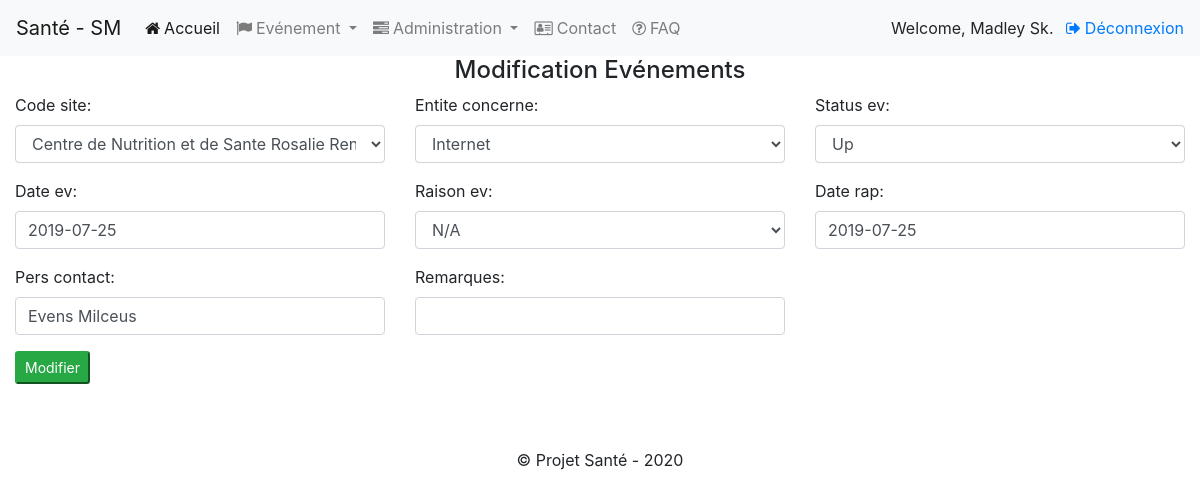
Page /edit_event/2071 (signed in) on the committed database.
### smonitoring/models.py (models this page shows, shortened)
class Evenement(models.Model):
	code_site = models.ForeignKey(Site, on_delete= models.CASCADE, related_name="site")
	entite_concerne = models.CharField(max_length=100, choices= [('internet','Internet'),('isante','Isante Server'),('fingerprint','Fingerprint Server')]) # internet, isante or fingerprint
	status_ev = models.CharField(max_length=10, choices= EL_CHOICES) # up, down, none
	raison_ev = models.ForeignKey(RaisonsEvenement, on_delete=models.CASCADE, related_name="raison")
	date_ev = models.DateField(default=timezone.now)
	date_rap = models.DateField(default=timezone.now)
	date_entree = models.DateTimeField(default=timezone.now)
	pers_contact = models.CharField(max_length=100, default=None, blank=True,null=True)
	remarques = models.CharField(max_length=100, default=None, blank=True,null=True)
	nom_utilisateur = models.CharField(max_length=50)

### smonitoring/views.py (the view)
# urls.py: path("edit_event/<int:id_event>",views.edit_event,name="edit_event"),
@login_required
def edit_event(request,id_event):
	page_title = 'Modification Evénements'
	event= Evenement.objects.get(pk=id_event)
	context = {
		"page_title":page_title
	}
	if request.method == 'POST':
		form = EvenementEditForm(request.POST,instance=event)
		format_form_field(form)
		if form.is_valid():
			event_edited = form.save()
			return HttpResponseRedirect(reverse('list_events'))
	else:
		form = EvenementEditForm(instance=event)
		format_form_field(form)
	context['form']= form
	return render(request, 'event_edit.html', context)

### smonitoring/forms.py
class EvenementEditForm(ModelForm):
	class Meta:
		model = Evenement
		fields = ['code_site','entite_concerne','status_ev','date_ev','raison_ev','date_rap','pers_contact','remarques']

### smonitoring/fonctions.py (called while the page is built)
def format_form_field(form):
	for f in form:
		if not isinstance(f.field.widget, forms.SelectDateWidget):
			f.field.widget.attrs.update({'class':'form-control'})

### smonitoring/models.py (called while the page is built)
	def __str__(self):
		return f"{self.nom}"

	def __str__(self):
		return self.desc_ev

### smonitoring/templates/event_edit.html
{% extends "layout.html" %}
{% block body %}
<section class="content">
	<h4 class="text-center">{{ page_title }}</h4>
	<form method=post>{% csrf_token%}
		<div class="row">
		{% include "_formhelpers.html" %}
		<div class="form-group col-md-6">
			<button type="submit" class="btn-sm btn-success">Modifier</button>
		</div>
		</div>
	</form>
</section>
{% endblock %}

### smonitoring/templates/layout.html (shortened to what this page needs)
<!DOCTYPE html>
<html>
<head>
	<link rel="stylesheet" href="https://maxcdn.bootstrapcdn.com/bootstrap/4.4.1/css/bootstrap.min.css">
	<link rel="stylesheet" href="https://unpkg.com/bootstrap-table@1.16.0/dist/bootstrap-table.min.css">
	<link rel="stylesheet" href="https://stackpath.bootstrapcdn.com/font-awesome/4.7.0/css/font-awesome.min.css">
	{% load static %}
	<link rel="stylesheet" href="{%  static 'css/mystyle.css' %}">
</head>
<body>
	<nav class="navbar sticky-top navbar-expand-lg navbar-light bg-light">
	  <a class="navbar-brand" href="{% url 'home' %}">Santé - SM</a>
	  <div class="collapse navbar-collapse" id="navbarSupportedContent">
		<ul class="navbar-nav mr-auto">
		  <li class="nav-item active">
			<a class="nav-link" href="{% url 'home' %}"><span class="fa fa-home">&nbsp;</span>Accueil <span class="sr-only">(current)</span></a>
		  </li>
		{% if user.is_authenticated %}
		<li class="nav-item dropdown">
			<a class="nav-link dropdown-toggle" href="#" id="navbarDropdown" role="button" data-toggle="dropdown" aria-haspopup="true" aria-expanded="false">
			<span class="fa fa-flag">&nbsp;</span>Evénement
			</a>
		</li>
		{% endif %}
		{% if user.is_staff %}
		<li class="nav-item dropdown">
			<a class="nav-link dropdown-toggle" href="#" id="navbarDropdown" role="button" data-toggle="dropdown" aria-haspopup="true" aria-expanded="false">
			<span class="fa fa-tasks">&nbsp;</span>Administration
			</a>
		</li>
		{% endif %}
		  <li class="nav-item">
			<a class="nav-link" href="#"><span class="fa fa-address-card-o">&nbsp;</span>Contact</a>
		  </li>
		  <li class="nav-item">
			<a class="nav-link" href="#" title="Foire aux questions" ><span class="fa fa-question-circle-o">&nbsp;</span>FAQ</a>
		  </li>
		</ul>
		<div class="pull-right">
			{% if user.is_authenticated %}
				{% if user.first_name %}
					<span class="togle-case mr-2">Welcome, {{ user.first_name }} </span>
				{% else %}
					<span class="togle-case  mr-2">Welcome, {{ user.username }} </span>
				{% endif %}
			<a href= "{% url 'logout' %}" ><span class="fa fa-sign-out">&nbsp;</span>Déconnexion</a>
			{% else %}
			<a class="mr-2" href="#" ><span class="fa fa-user">&nbsp;</span>Inscription</a>
			<a class="" href="{% url 'login' %}" ><span class="fa fa-sign-in">&nbsp;</span>Connexion</a>
			{% endif %}
		</div>
	  </div>
	</nav>
	<div class="container-fluid" style="min-height:200px;">
		{% block body %}
		{% endblock body %}
	</div>
	<footer class="footer text-center mt-5">
		<p class="">&copy; Projet Santé - 2020</p>
	</footer>
</body>
</html>

### smonitoring/templates/_formhelpers.html (shortened to what this page needs)
{% for field in form %}
	{% if not field.is_hidden %}
	<div class="form-group col-sm-12 col-md-4">
		{{field.label_tag}}
		{{field}}
	</div>
	{% endif %}
{% endfor %}

### smonitoring/static/css/mystyle.css (style rules this page uses)
.togle-case { text-transform: capitalize; }

### rows in the picture
Evenement: form "Centre de Nutrition et de Sante Rosalie Rendue" "Internet" "Up" "2019-07-25" "N/A" "2019-07-25" "Evens Milceus"

### other values in the picture
{{ user.first_name }} "Madley Sk."
{{ page_title }} "Modification Evénements"
{{ field.label_tag }} "Code site:" "Entite concerne:" "Status ev:" "Date ev:" "Raison ev:" "Date rap:" "Pers contact:" "Remarques:"
